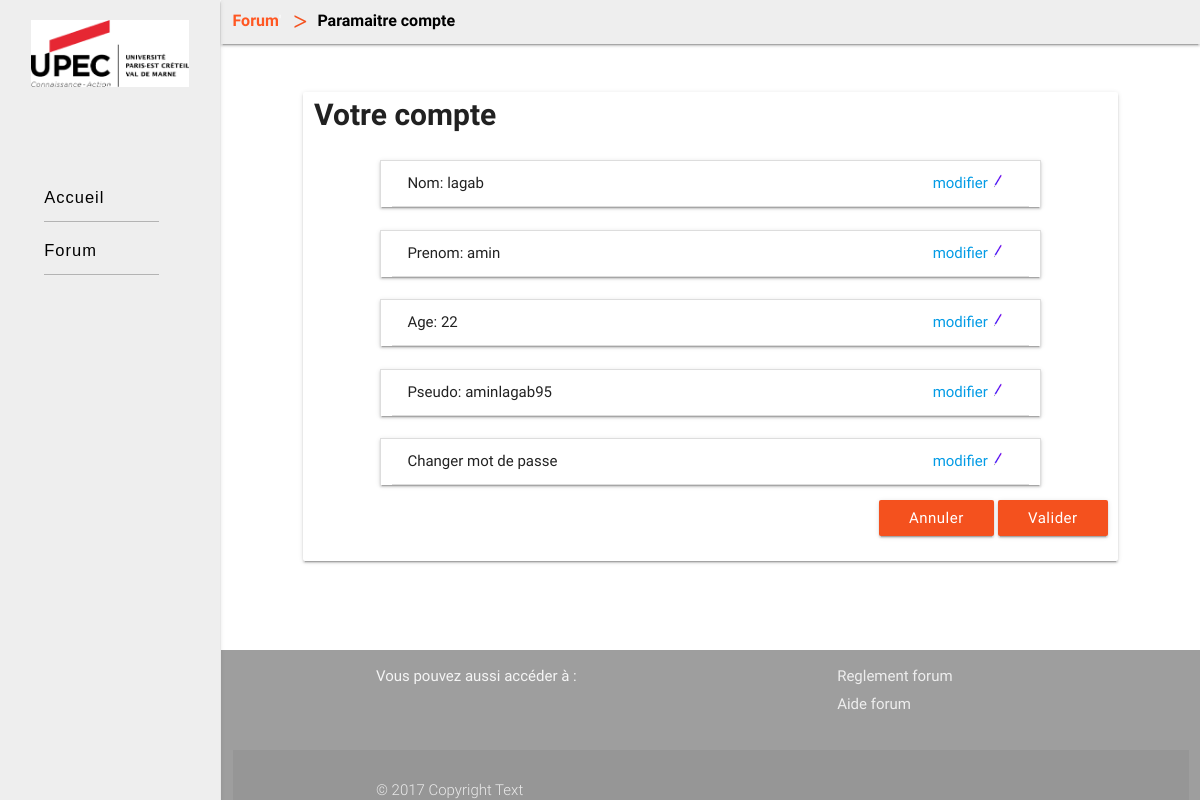
The page /compte.php (signed in) on the database its author committed.
### tables this page shows
CREATE TABLE `user` (
  `email` varchar(50) NOT NULL,
  `type` char(1) NOT NULL DEFAULT 'u',
  `nom` varchar(50) NOT NULL,
  `prenom` varchar(50) NOT NULL,
  `pseudo` varchar(50) NOT NULL,
  `age` int(11) NOT NULL,
  `mdp` varchar(50) NOT NULL,
  `bloquer` tinyint(1) DEFAULT '0'
);

### compte.php (the view, shortened to what this page needs)
<?php
    if (isset($_SESSION["pseudo"])){
        try{
            $pdo_options[PDO::ATTR_ERRMODE] = PDO::ERRMODE_EXCEPTION;
          }
          catch (Exception $e){
              die('Erreur : ' . $e->getMessage());
          }
?>
<!DOCTYPE html>
<html lang="fr">
<head>
    <link rel="stylesheet" type="text/css" href="./framework/materialize.min.css">
    <link rel="stylesheet" type="text/css" href="./assets/css/main.css">
    <link rel="stylesheet" type="text/css" href="./assets/css/breadcrumb.css">
    <link rel="stylesheet" type="text/css" href="./assets/css/compte.css">
</head>
            <nav id="breadcrumb" class="#eeeeee grey lighten-3" style="height: 44px;line-height: 24px;">
                <div class="nav-wrapper">
                  <div class="col s12 chemin">
                    <a href="./Forum.php" class="breadcrumb #f4511e deep-orange-text">Forum</a>'
                    <a href="./compte.php" class="breadcrumb black-text">Paramaitre compte</a>
                  </div>
                </div>
            </nav>
            <?php
                try{
                    $pdo_options[PDO::ATTR_ERRMODE] = PDO::ERRMODE_EXCEPTION;
                    $bdd = new PDO('mysql:host=localhost;dbname=id1227213_mydb', 'id1227213_abc', '', $pdo_options);
                    $bdd->exec('set names utf8');
                    $reponse = $bdd->prepare('SELECT nom, prenom, pseudo, mdp,age, email FROM user WHERE pseudo=? AND email=?');
                    $reponse->execute(array( $_SESSION["pseudo"], $_SESSION["email"]));
                    $donnees = $reponse->fetch();
            ?>
            <div id=info_user>
                <div class="col l10 m10 s12 offset-l1 offset-m1 card-panel">
                    <legend>Votre compte</legend>
                    <form method="post" action="<?php echo htmlspecialchars($_SERVER["PHP_SELF"]);?>" id="form">
                        <ul class="collapsible col l10 m10 s12 offset-l1 offset-m1" data-collapsible="accordion">
                          <li>
                            <div class="collapsible-header"><span id="champNom">Nom: <?php echo $donnees["nom"]; ?></span><span class="badge" style="color:#039be5;">modifier<img src="img/pencil.png" style="width: 20px;" alt=""></span></div>
                          </li>
                        </ul>
                        <ul class="collapsible col l10 m10 s12 offset-l1 offset-m1" data-collapsible="accordion">
                          <li>
                            <div class="collapsible-header"><span id="champPrenom">Prenom: <?php echo $donnees["prenom"]; ?></span><span class="badge" style="color:#039be5;">modifier<img src="img/pencil.png" style="width: 20px;" alt=""></span></div>
                          </li>
                        </ul>
                        <ul class="collapsible col l10 m10 s12 offset-l1 offset-m1" data-collapsible="accordion">
                          <li>
                            <div class="collapsible-header"><span id="champAge">Age: <?php echo $donnees["age"]; ?></span><span class="badge" style="color:#039be5;">modifier<img src="img/pencil.png" style="width: 20px;" alt=""></span></div>
                          </li>
                        </ul>
                        <ul class="collapsible col l10 m10 s12 offset-l1 offset-m1" data-collapsible="accordion">
                          <li>
                            <div class="collapsible-header"><span id="champPseudo">Pseudo: <?php echo $donnees["pseudo"]; ?></span><span class="badge" style="color:#039be5;">modifier<img src="img/pencil.png" style="width: 20px;" alt=""></span></div>
                          </li>
                        </ul>
                        <ul class="collapsible col l10 m10 s12 offset-l1 offset-m1" data-collapsible="accordion">
                          <li>
                            <div class="collapsible-header"><span>Changer mot de passe</span><span class="badge" style="color:#039be5;">modifier<img src="img/pencil.png" style="width: 20px;" alt=""></span></div>
                          </li>
                        </ul>
                        <div class="right-align button">
                            <button type="reset" class="btn #f4511e deep-orange darken-1 waves-effect waves-purple">annuler</button>
                            <a href="#modal3" class="btn #f4511e deep-orange darken-1 waves-effect waves-purple">valider</a>
                        </div>
                    </form>
                </div>
            </div>
        <?php
                }
                catch (Exception $e){
                     die('Erreur : ' . $e->getMessage());
                }
        ?>
        </body>
        </html>
<?php
    }
    else{
        header('location: ./part/accessCompte.php');
    }
?>

### assets/css/main.css (style rules this page uses)
#complete { display: flex; flex-direction: row; margin: 0px; }
#slide-out { display: flex; flex-direction: column; }
#logo { margin: 20px; margin-bottom: 80px; }
#slide-out .btn_menu { text-decoration: none; color: #000; font-size: 1.1em; margin-left: 1.5em; margin-bottom: 5px; margin-right: 2.5em; padding: 0em 0.5em; border-radius: 0.4em; font-family: "Fira Sans", "Source Sans Pro", Helvetica, Arial, sans-serif; letter-spacing: 1px; }
#slide-out .btn_menu:after { content: ''; border-bottom: solid 1px; border-color: #171E29; border-color: rgba(0, 0, 0, 0.25); box-shadow: inset 0px 1px 0px 0px rgba(255, 255, 255, 0.075), 0px 1px 0px 0px rgba(255, 255, 255, 0.075); display: block; }
#principale { margin-bottom: 0px; padding-right: 0px; }
@media screen and (min-width:993px) { #principale { margin-left: 210px; } }
.btn, .btn-flat { text-transform: capitalize; }

### assets/css/breadcrumb.css (style rules this page uses)
.breadcrumb { font-size: 16px; font-weight: 700; text-overflow: ellipsis; white-space: pre-wrap; overflow: hidden; }
.chemin { margin-top: 9px; margin-left: 16px; }
.breadcrumb:before { content: '>'; font-weight: bold; color: #f4511e; vertical-align: middle; }

### assets/css/compte.css (style rules this page uses)
#form { display: flex; flex-direction: column; justify-content: center; margin-top: 16px; }
#info_user { margin-top:40px; }
legend { font-size: 30px; font-weight: 700; }
.button { margin-bottom: 25px; }

### rows shown on the page
user: nom "lagab", prenom "amin", age "22", pseudo "aminlagab95"
